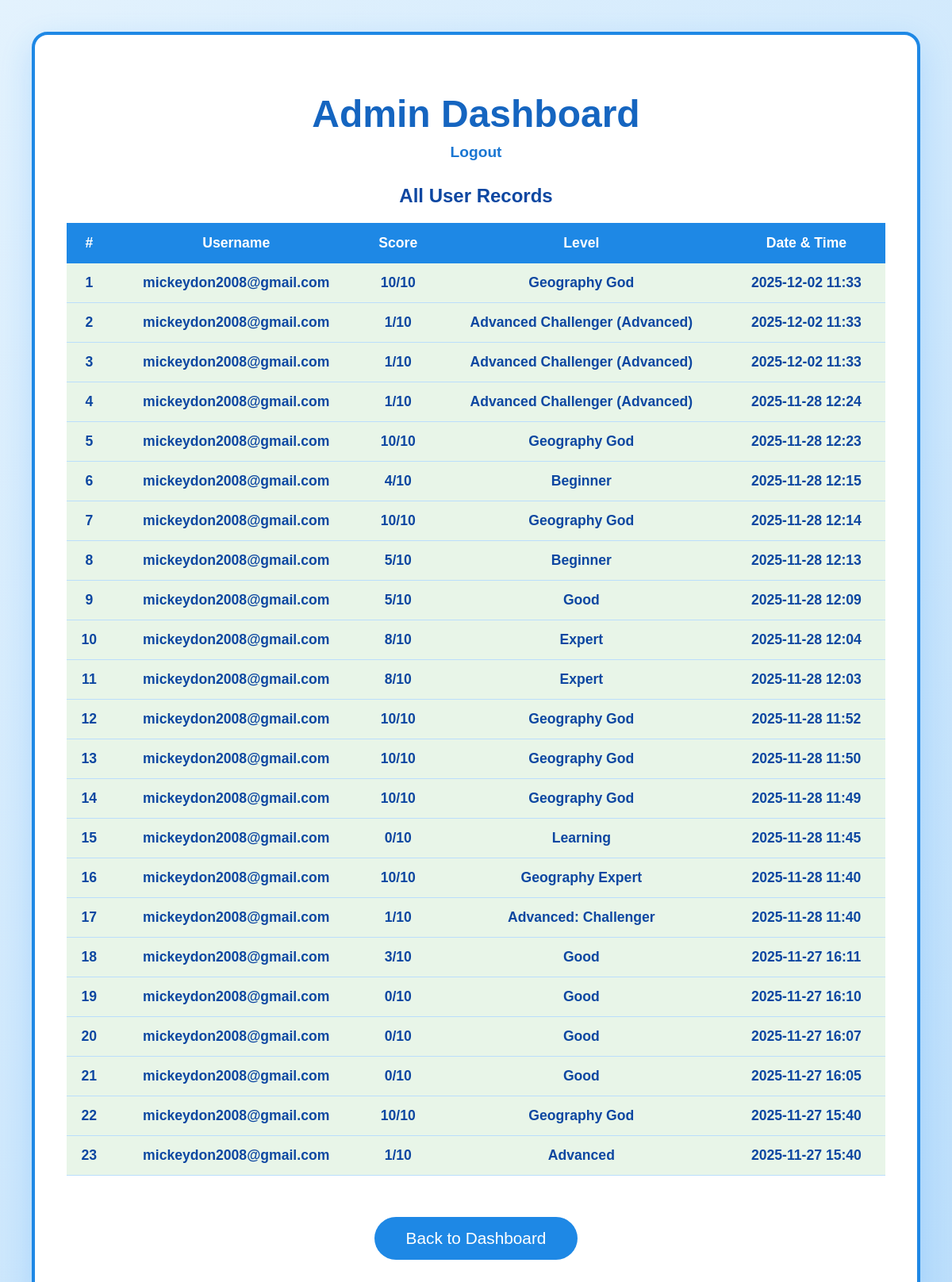
/super_admin_panel (signed in), run on the app's committed database.
### tables this page shows
CREATE TABLE records (
                 id INTEGER PRIMARY KEY AUTOINCREMENT,
                 user_id INTEGER,
                 score INTEGER,
                 level TEXT,
                 timestamp TEXT);

CREATE TABLE users (
                 id INTEGER PRIMARY KEY AUTOINCREMENT,
                 username TEXT UNIQUE NOT NULL,
                 password TEXT NOT NULL,
                 is_admin INTEGER DEFAULT 0,
                 last_login TEXT);

### app.py (the view)
@app.route('/super_admin_panel')
def super_admin_panel():
    if session.get('username') != 'nguyen.don225@education.nsw.gov.au':
        flash("Access Denied")
        return redirect(url_for('user_home'))
    conn = sqlite3.connect('database.db')
    c = conn.cursor()
    c.execute("SELECT r.id, u.username, r.score, r.level, r.timestamp FROM records r JOIN users u ON r.user_id = u.id ORDER BY r.timestamp DESC")
    records = c.fetchall()
    conn.close()
    return render_template('super_admin_panel.html', records=records)

### Templates/super_admin_panel.html (shortened to what this page needs)
<!DOCTYPE html>
<html>
<head>
    <link rel="stylesheet" href="/static/styles.css">
</head>
<body>
<div class="admin-container">
    <h1>Admin Dashboard</h1>
    <div class="logout">
        <a href="/logout">Logout</a>
    </div>
    <h2>All User Records</h2>
    <table>
        <tr>
            <th>#</th>
            <th>Username</th>
            <th>Score</th>
            <th>Level</th>
            <th>Date & Time</th>
        </tr>
        {% for record in records %}
        <tr {% if record[1] == 'mickeydon2008@gmail.com' or record[1] == 'nguyen.don225@education.nsw.gov.au' %}class="highlight"{% endif %}>
            <td>{{ loop.index }}</td>
            <td>{{ record[1] }}</td>
            <td>{{ record[2] }}/10</td>
            <td>{{ record[3] }}</td>
            <td>{{ record[4] }}</td>
        </tr>
        {% endfor %}
    </table>
    <br><br>
    <p style="text-align:center;">
        <a href="/userhome"><button style="padding:15px 40px; font-size:1.3em; background:#1e88e5; color:white; border:none; border-radius:50px; cursor:pointer;">
            Back to Dashboard
        </button></a>
    </p>
</div>
</body>
</html>

### Static/styles.css (style rules this page uses)
body { font-family: Arial, sans-serif; background: #e3f2fd; margin: 0; padding: 20px; }
h1 { color: #1976d2; }
button { background: #1976d2; color: white; padding: 10px 20px; border: none; border-radius: 6px; cursor: pointer; }

### Templates/super_admin_panel.html (style rules this page uses)
body { background: linear-gradient(135deg, #e3f2fd, #bbdefb); font-family: Arial, sans-serif; padding: 40px; }
.admin-container { max-width: 1100px; margin: 0 auto; background: white; border-radius: 20px; padding: 40px; box-shadow: 0 15px 40px rgba(30, 144, 255, 0.2); border: 4px solid #1e88e5; }
h1 { text-align: center; color: #1565c0; font-size: 3em; margin-bottom: 10px; }
.logout { text-align: center; margin-bottom: 30px; }
.logout a { color: #1976d2; font-weight: bold; text-decoration: none; font-size: 1.2em; }
h2 { text-align: center; color: #0d47a1; margin: 30px 0 20px; }
table { width: 100%; border-collapse: collapse; margin-top: 20px; font-size: 1.1em; }
th { background: #1e88e5; color: white; padding: 15px; text-align: center; font-weight: bold; }
td { padding: 14px; text-align: center; border-bottom: 1px solid #bbdefb; }
tr:nth-child(even) { background-color: #f5fbff; }
.highlight { background-color: #e8f5e8 !important; font-weight: bold; color: #0d47a1; }

### data on the page
records: username "mickeydon2008@gmail.com", score "10", level "Geography God", timestamp "2025-12-02 11:33"
records: username "mickeydon2008@gmail.com", score "1", level "Advanced Challenger (Advanced)", timestamp "2025-12-02 11:33"
records: username "mickeydon2008@gmail.com", score "1", level "Advanced Challenger (Advanced)", timestamp "2025-12-02 11:33"
records: username "mickeydon2008@gmail.com", score "1", level "Advanced Challenger (Advanced)", timestamp "2025-11-28 12:24"
records: username "mickeydon2008@gmail.com", score "10", level "Geography God", timestamp "2025-11-28 12:23"
records: username "mickeydon2008@gmail.com", score "4", level "Beginner", timestamp "2025-11-28 12:15"
records: username "mickeydon2008@gmail.com", score "10", level "Geography God", timestamp "2025-11-28 12:14"
records: username "mickeydon2008@gmail.com", score "5", level "Beginner", timestamp "2025-11-28 12:13"
records: username "mickeydon2008@gmail.com", score "5", level "Good", timestamp "2025-11-28 12:09"
records: username "mickeydon2008@gmail.com", score "8", level "Expert", timestamp "2025-11-28 12:04"
records: username "mickeydon2008@gmail.com", score "8", level "Expert", timestamp "2025-11-28 12:03"
records: username "mickeydon2008@gmail.com", score "10", level "Geography God", timestamp "2025-11-28 11:52"
records: username "mickeydon2008@gmail.com", score "10", level "Geography God", timestamp "2025-11-28 11:50"
records: username "mickeydon2008@gmail.com", score "10", level "Geography God", timestamp "2025-11-28 11:49"
records: username "mickeydon2008@gmail.com", score "0", level "Learning", timestamp "2025-11-28 11:45"
records: username "mickeydon2008@gmail.com", score "10", level "Geography Expert", timestamp "2025-11-28 11:40"
records: username "mickeydon2008@gmail.com", score "1", level "Advanced: Challenger", timestamp "2025-11-28 11:40"
records: username "mickeydon2008@gmail.com", score "3", level "Good", timestamp "2025-11-27 16:11"
records: username "mickeydon2008@gmail.com", score "0", level "Good", timestamp "2025-11-27 16:10"
records: username "mickeydon2008@gmail.com", score "0", level "Good", timestamp "2025-11-27 16:07"
records: username "mickeydon2008@gmail.com", score "0", level "Good", timestamp "2025-11-27 16:05"
records: username "mickeydon2008@gmail.com", score "10", level "Geography God", timestamp "2025-11-27 15:40"
records: username "mickeydon2008@gmail.com", score "1", level "Advanced", timestamp "2025-11-27 15:40"
